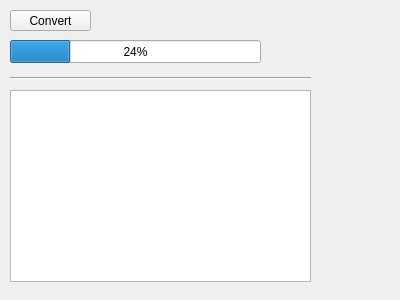
<?xml version="1.0" encoding="UTF-8"?>
<ui version="4.0">
 <class>Form</class>
 <widget class="QWidget" name="Form">
  <property name="geometry">
   <rect>
    <x>0</x>
    <y>0</y>
    <width>400</width>
    <height>300</height>
   </rect>
  </property>
  <property name="windowTitle">
   <string>Form</string>
  </property>
  <widget class="QTextBrowser" name="textBrowser">
   <property name="geometry">
    <rect>
     <x>10</x>
     <y>90</y>
     <width>301</width>
     <height>192</height>
    </rect>
   </property>
  </widget>
  <widget class="QPushButton" name="pushButton">
   <property name="geometry">
    <rect>
     <x>10</x>
     <y>10</y>
     <width>81</width>
     <height>21</height>
    </rect>
   </property>
   <property name="text">
    <string>Convert</string>
   </property>
  </widget>
  <widget class="QProgressBar" name="progressBar">
   <property name="geometry">
    <rect>
     <x>10</x>
     <y>40</y>
     <width>251</width>
     <height>23</height>
    </rect>
   </property>
   <property name="value">
    <number>24</number>
   </property>
  </widget>
  <widget class="Line" name="line">
   <property name="geometry">
    <rect>
     <x>10</x>
     <y>70</y>
     <width>301</width>
     <height>16</height>
    </rect>
   </property>
   <property name="orientation">
    <enum>Qt::Horizontal</enum>
   </property>
  </widget>
 </widget>
 <resources/>
 <connections>
  <connection>
   <sender>pushButton</sender>
   <signal>clicked()</signal>
   <receiver>Form</receiver>
   <slot>slot2()</slot>
   <hints>
    <hint type="sourcelabel">
     <x>71</x>
     <y>25</y>
    </hint>
    <hint type="destinationlabel">
     <x>347</x>
     <y>34</y>
    </hint>
   </hints>
  </connection>
 </connections>
 <slots>
  <slot>slot1()</slot>
  <slot>slot2()</slot>
 </slots>
</ui>
